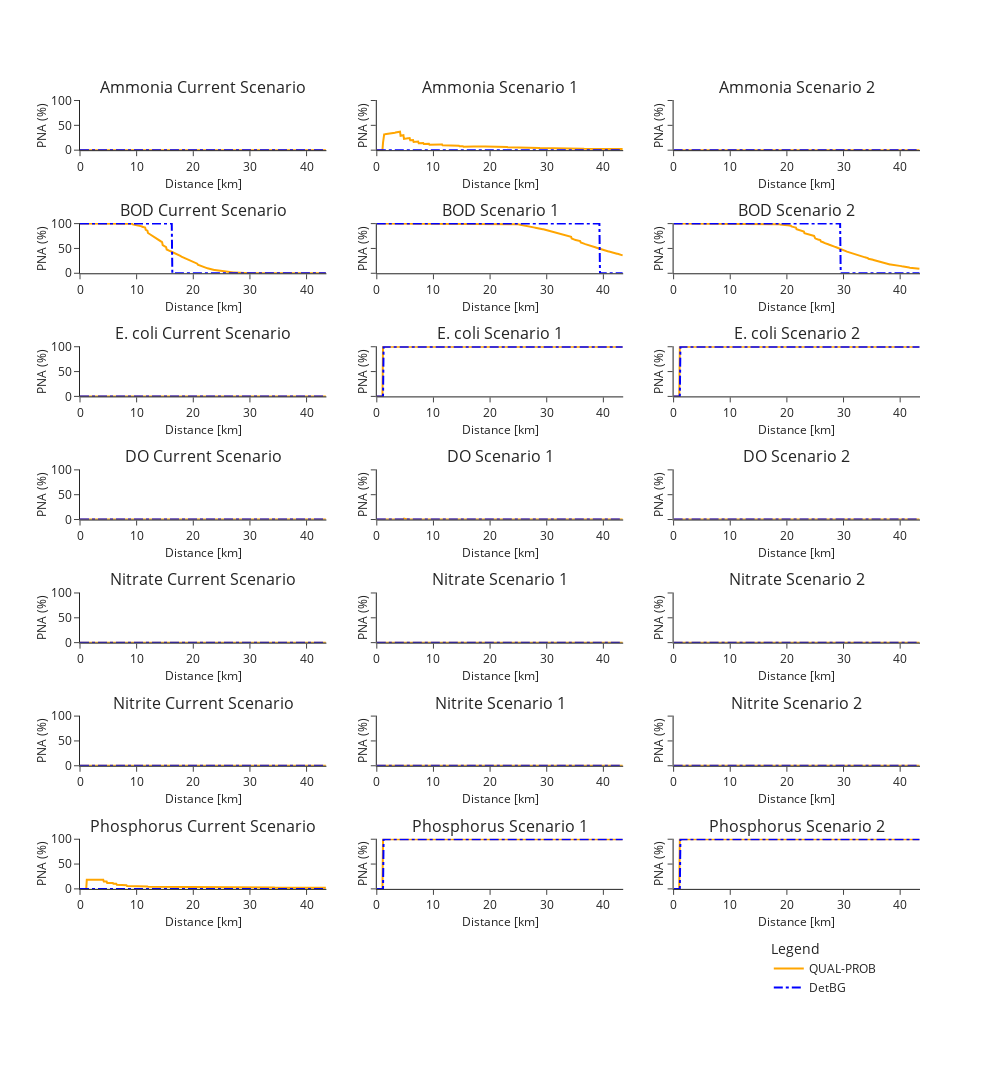

Source (notebook cell):
### Markdown cell above
## Accordance for all scenarios

### Code cell
import itertools

names = []
for p in itertools.product(
    parameters_df.index, ["Current Scenario", "Scenario 1", "Scenario 2"]
):
    names.append(f"{p[0]} {p[1]}")

fig = make_subplots(
    rows=8,
    cols=3,
    subplot_titles=names,
    shared_xaxes=False,
    shared_yaxes=True,
    vertical_spacing=0.08,
    horizontal_spacing=0.06,
)

x_vals = len(dfs[0][0]) / 10  # in km
limits = parameters_df["limit"]

xaxis_layout = dict(
    title=dict(text="Distance [km]", standoff=0.5, font=dict(size=12)),
    dtick=10,
    range=(0, x_vals),
)
yaxis_layout = dict(
    title=dict(text="PNA (%)", standoff=0.5, font=dict(size=12)), range=(0, 101)
)

layout = dict(
    width=1000,
    height=1400,
    showlegend=True,
    legend=dict(title="Legend", yanchor="bottom", y=0.1, xanchor="left", x=0.52),
)


for s, scenario in enumerate(scenarios):
    for i, param in enumerate(parameters_df["val"].to_list()):
        g = Grapher(
            parameter=param,
            df=dfs[s][i],
            limit=limits[i],
            df_det=df_dets[s][["x", param]],
        )
        plot_fig = g.plot_accordance().data
        plot_indx = (i + 1, s + 1)
        for trace in plot_fig:
            if i > 0:
                trace["showlegend"] = False
            if s > 0:
                trace["showlegend"] = False
            fig.add_trace(trace, plot_indx[0], plot_indx[1])

for i in range(26):
    axis_num = str(i + 1) if i > 0 else ""
    layout[f"yaxis{axis_num}"] = yaxis_layout
    layout[f"xaxis{axis_num}"] = xaxis_layout

layout = go.Layout(**layout)
fig.update_layout(layout)
fig.layout.template = "simple_white"
fig.update_layout(
    legend=dict(title="Legend", yanchor="bottom", y=0.01, xanchor="left", x=0.82)
)
fig.update_yaxes(rangemode="tozero")
fig.show()
# pyo.plot(fig, filename = path.join(f"images/", str(scenario) + '.html'))
# fig.write_image(path.join(f"images/", str(scenario) + '.png'))

### Figure 1 — Plotly figure (JSON) as saved in the notebook; plotly's stock layout.template omitted (floating-point values rounded to 4 significant figures; data arrays with more than 128 entries replaced by an {"elided": "..."} marker saying what was removed)
{"data": [{"line": {"color": "Orange"}, "mode": "lines", "name": "QUAL-PROB", "type": "scatter", "x": {"elided": "435 float values"}, "xaxis": "x", "y": {"elided": "435 int values"}, "yaxis": "y"}, {"line": {"color": "Blue", "dash": "dashdot"}, "mode": "lines", "name": "DetBG", "type": "scatter", "x": {"elided": "435 float values"}, "xaxis": "x", "y": {"elided": "436 int values"}, "yaxis": "y"}, {"line": {"color": "Orange"}, "mode": "lines", "name": "QUAL-PROB", "showlegend": false, "type": "scatter", "x": {"elided": "435 float values"}, "xaxis": "x4", "y": {"elided": "435 float values"}, "yaxis": "y4"}, {"line": {"color": "Blue", "dash": "dashdot"}, "mode": "lines", "name": "DetBG", "showlegend": false, "type": "scatter", "x": {"elided": "435 float values"}, "xaxis": "x4", "y": {"elided": "436 int values"}, "yaxis": "y4"}, {"line": {"color": "Orange"}, "mode": "lines", "name": "QUAL-PROB", "showlegend": false, "type": "scatter", "x": {"elided": "435 float values"}, "xaxis": "x7", "y": {"elided": "435 int values"}, "yaxis": "y7"}, {"line": {"color": "Blue", "dash": "dashdot"}, "mode": "lines", "name": "DetBG", "showlegend": false, "type": "scatter", "x": {"elided": "435 float values"}, "xaxis": "x7", "y": {"elided": "436 int values"}, "yaxis": "y7"}, {"line": {"color": "Orange"}, "mode": "lines", "name": "QUAL-PROB", "showlegend": false, "type": "scatter", "x": {"elided": "435 float values"}, "xaxis": "x10", "y": {"elided": "435 float values"}, "yaxis": "y10"}, {"line": {"color": "Blue", "dash": "dashdot"}, "mode": "lines", "name": "DetBG", "showlegend": false, "type": "scatter", "x": {"elided": "435 float values"}, "xaxis": "x10", "y": {"elided": "436 int values"}, "yaxis": "y10"}, {"line": {"color": "Orange"}, "mode": "lines", "name": "QUAL-PROB", "showlegend": false, "type": "scatter", "x": {"elided": "435 float values"}, "xaxis": "x13", "y": {"elided": "435 int values"}, "yaxis": "y13"}, {"line": {"color": "Blue", "dash": "dashdot"}, "mode": "lines", "name": "DetBG", "showlegend": false, "type": "scatter", "x": {"elided": "435 float values"}, "xaxis": "x13", "y": {"elided": "436 int values"}, "yaxis": "y13"}, {"line": {"color": "Orange"}, "mode": "lines", "name": "QUAL-PROB", "showlegend": false, "type": "scatter", "x": {"elided": "435 float values"}, "xaxis": "x16", "y": {"elided": "435 int values"}, "yaxis": "y16"}, {"line": {"color": "Blue", "dash": "dashdot"}, "mode": "lines", "name": "DetBG", "showlegend": false, "type": "scatter", "x": {"elided": "435 float values"}, "xaxis": "x16", "y": {"elided": "436 int values"}, "yaxis": "y16"}, {"line": {"color": "Orange"}, "mode": "lines", "name": "QUAL-PROB", "showlegend": false, "type": "scatter", "x": {"elided": "435 float values"}, "xaxis": "x19", "y": {"elided": "435 float values"}, "yaxis": "y19"}, {"line": {"color": "Blue", "dash": "dashdot"}, "mode": "lines", "name": "DetBG", "showlegend": false, "type": "scatter", "x": {"elided": "435 float values"}, "xaxis": "x19", "y": {"elided": "436 int values"}, "yaxis": "y19"}, {"line": {"color": "Orange"}, "mode": "lines", "name": "QUAL-PROB", "showlegend": false, "type": "scatter", "x": {"elided": "435 float values"}, "xaxis": "x2", "y": {"elided": "435 float values"}, "yaxis": "y2"}, {"line": {"color": "Blue", "dash": "dashdot"}, "mode": "lines", "name": "DetBG", "showlegend": false, "type": "scatter", "x": {"elided": "435 float values"}, "xaxis": "x2", "y": {"elided": "436 int values"}, "yaxis": "y2"}, {"line": {"color": "Orange"}, "mode": "lines", "name": "QUAL-PROB", "showlegend": false, "type": "scatter", "x": {"elided": "435 float values"}, "xaxis": "x5", "y": {"elided": "435 float values"}, "yaxis": "y5"}, {"line": {"color": "Blue", "dash": "dashdot"}, "mode": "lines", "name": "DetBG", "showlegend": false, "type": "scatter", "x": {"elided": "435 float values"}, "xaxis": "x5", "y": {"elided": "436 int values"}, "yaxis": "y5"}, {"line": {"color": "Orange"}, "mode": "lines", "name": "QUAL-PROB", "showlegend": false, "type": "scatter", "x": {"elided": "435 float values"}, "xaxis": "x8", "y": {"elided": "435 int values"}, "yaxis": "y8"}, {"line": {"color": "Blue", "dash": "dashdot"}, "mode": "lines", "name": "DetBG", "showlegend": false, "type": "scatter", "x": {"elided": "435 float values"}, "xaxis": "x8", "y": {"elided": "436 int values"}, "yaxis": "y8"}, {"line": {"color": "Orange"}, "mode": "lines", "name": "QUAL-PROB", "showlegend": false, "type": "scatter", "x": {"elided": "435 float values"}, "xaxis": "x11", "y": {"elided": "435 float values"}, "yaxis": "y11"}, {"line": {"color": "Blue", "dash": "dashdot"}, "mode": "lines", "name": "DetBG", "showlegend": false, "type": "scatter", "x": {"elided": "435 float values"}, "xaxis": "x11", "y": {"elided": "436 int values"}, "yaxis": "y11"}, {"line": {"color": "Orange"}, "mode": "lines", "name": "QUAL-PROB", "showlegend": false, "type": "scatter", "x": {"elided": "435 float values"}, "xaxis": "x14", "y": {"elided": "435 int values"}, "yaxis": "y14"}, {"line": {"color": "Blue", "dash": "dashdot"}, "mode": "lines", "name": "DetBG", "showlegend": false, "type": "scatter", "x": {"elided": "435 float values"}, "xaxis": "x14", "y": {"elided": "436 int values"}, "yaxis": "y14"}, {"line": {"color": "Orange"}, "mode": "lines", "name": "QUAL-PROB", "showlegend": false, "type": "scatter", "x": {"elided": "435 float values"}, "xaxis": "x17", "y": {"elided": "435 int values"}, "yaxis": "y17"}, {"line": {"color": "Blue", "dash": "dashdot"}, "mode": "lines", "name": "DetBG", "showlegend": false, "type": "scatter", "x": {"elided": "435 float values"}, "xaxis": "x17", "y": {"elided": "436 int values"}, "yaxis": "y17"}, {"line": {"color": "Orange"}, "mode": "lines", "name": "QUAL-PROB", "showlegend": false, "type": "scatter", "x": {"elided": "435 float values"}, "xaxis": "x20", "y": {"elided": "435 int values"}, "yaxis": "y20"}, {"line": {"color": "Blue", "dash": "dashdot"}, "mode": "lines", "name": "DetBG", "showlegend": false, "type": "scatter", "x": {"elided": "435 float values"}, "xaxis": "x20", "y": {"elided": "436 int values"}, "yaxis": "y20"}, {"line": {"color": "Orange"}, "mode": "lines", "name": "QUAL-PROB", "showlegend": false, "type": "scatter", "x": {"elided": "435 float values"}, "xaxis": "x3", "y": {"elided": "435 float values"}, "yaxis": "y3"}, {"line": {"color": "Blue", "dash": "dashdot"}, "mode": "lines", "name": "DetBG", "showlegend": false, "type": "scatter", "x": {"elided": "435 float values"}, "xaxis": "x3", "y": {"elided": "436 int values"}, "yaxis": "y3"}, {"line": {"color": "Orange"}, "mode": "lines", "name": "QUAL-PROB", "showlegend": false, "type": "scatter", "x": {"elided": "435 float values"}, "xaxis": "x6", "y": {"elided": "435 float values"}, "yaxis": "y6"}, {"line": {"color": "Blue", "dash": "dashdot"}, "mode": "lines", "name": "DetBG", "showlegend": false, "type": "scatter", "x": {"elided": "435 float values"}, "xaxis": "x6", "y": {"elided": "436 int values"}, "yaxis": "y6"}, {"line": {"color": "Orange"}, "mode": "lines", "name": "QUAL-PROB", "showlegend": false, "type": "scatter", "x": {"elided": "435 float values"}, "xaxis": "x9", "y": {"elided": "435 int values"}, "yaxis": "y9"}, {"line": {"color": "Blue", "dash": "dashdot"}, "mode": "lines", "name": "DetBG", "showlegend": false, "type": "scatter", "x": {"elided": "435 float values"}, "xaxis": "x9", "y": {"elided": "436 int values"}, "yaxis": "y9"}, {"line": {"color": "Orange"}, "mode": "lines", "name": "QUAL-PROB", "showlegend": false, "type": "scatter", "x": {"elided": "435 float values"}, "xaxis": "x12", "y": {"elided": "435 int values"}, "yaxis": "y12"}, {"line": {"color": "Blue", "dash": "dashdot"}, "mode": "lines", "name": "DetBG", "showlegend": false, "type": "scatter", "x": {"elided": "435 float values"}, "xaxis": "x12", "y": {"elided": "436 int values"}, "yaxis": "y12"}, {"line": {"color": "Orange"}, "mode": "lines", "name": "QUAL-PROB", "showlegend": false, "type": "scatter", "x": {"elided": "435 float values"}, "xaxis": "x15", "y": {"elided": "435 int values"}, "yaxis": "y15"}, {"line": {"color": "Blue", "dash": "dashdot"}, "mode": "lines", "name": "DetBG", "showlegend": false, "type": "scatter", "x": {"elided": "435 float values"}, "xaxis": "x15", "y": {"elided": "436 int values"}, "yaxis": "y15"}, {"line": {"color": "Orange"}, "mode": "lines", "name": "QUAL-PROB", "showlegend": false, "type": "scatter", "x": {"elided": "435 float values"}, "xaxis": "x18", "y": {"elided": "435 int values"}, "yaxis": "y18"}, {"line": {"color": "Blue", "dash": "dashdot"}, "mode": "lines", "name": "DetBG", "showlegend": false, "type": "scatter", "x": {"elided": "435 float values"}, "xaxis": "x18", "y": {"elided": "436 int values"}, "yaxis": "y18"}, {"line": {"color": "Orange"}, "mode": "lines", "name": "QUAL-PROB", "showlegend": false, "type": "scatter", "x": {"elided": "435 float values"}, "xaxis": "x21", "y": {"elided": "435 int values"}, "yaxis": "y21"}, {"line": {"color": "Blue", "dash": "dashdot"}, "mode": "lines", "name": "DetBG", "showlegend": false, "type": "scatter", "x": {"elided": "435 float values"}, "xaxis": "x21", "y": {"elided": "436 int values"}, "yaxis": "y21"}], "layout": {"annotations": [{"font": {"size": 16}, "showarrow": false, "text": "Ammonia Current Scenario", "x": 0.1467, "xanchor": "center", "xref": "paper", "y": 1, "yanchor": "bottom", "yref": "paper"}, {"font": {"size": 16}, "showarrow": false, "text": "Ammonia Scenario 1", "x": 0.5, "xanchor": "center", "xref": "paper", "y": 1, "yanchor": "bottom", "yref": "paper"}, {"font": {"size": 16}, "showarrow": false, "text": "Ammonia Scenario 2", "x": 0.8533, "xanchor": "center", "xref": "paper", "y": 1, "yanchor": "bottom", "yref": "paper"}, {"font": {"size": 16}, "showarrow": false, "text": "BOD Current Scenario", "x": 0.1467, "xanchor": "center", "xref": "paper", "y": 0.865, "yanchor": "bottom", "yref": "paper"}, {"font": {"size": 16}, "showarrow": false, "text": "BOD Scenario 1", "x": 0.5, "xanchor": "center", "xref": "paper", "y": 0.865, "yanchor": "bottom", "yref": "paper"}, {"font": {"size": 16}, "showarrow": false, "text": "BOD Scenario 2", "x": 0.8533, "xanchor": "center", "xref": "paper", "y": 0.865, "yanchor": "bottom", "yref": "paper"}, {"font": {"size": 16}, "showarrow": false, "text": "E. coli Current Scenario", "x": 0.1467, "xanchor": "center", "xref": "paper", "y": 0.73, "yanchor": "bottom", "yref": "paper"}, {"font": {"size": 16}, "showarrow": false, "text": "E. coli Scenario 1", "x": 0.5, "xanchor": "center", "xref": "paper", "y": 0.73, "yanchor": "bottom", "yref": "paper"}, {"font": {"size": 16}, "showarrow": false, "text": "E. coli Scenario 2", "x": 0.8533, "xanchor": "center", "xref": "paper", "y": 0.73, "yanchor": "bottom", "yref": "paper"}, {"font": {"size": 16}, "showarrow": false, "text": "DO Current Scenario", "x": 0.1467, "xanchor": "center", "xref": "paper", "y": 0.595, "yanchor": "bottom", "yref": "paper"}, {"font": {"size": 16}, "showarrow": false, "text": "DO Scenario 1", "x": 0.5, "xanchor": "center", "xref": "paper", "y": 0.595, "yanchor": "bottom", "yref": "paper"}, {"font": {"size": 16}, "showarrow": false, "text": "DO Scenario 2", "x": 0.8533, "xanchor": "center", "xref": "paper", "y": 0.595, "yanchor": "bottom", "yref": "paper"}, {"font": {"size": 16}, "showarrow": false, "text": "Nitrate Current Scenario", "x": 0.1467, "xanchor": "center", "xref": "paper", "y": 0.46, "yanchor": "bottom", "yref": "paper"}, {"font": {"size": 16}, "showarrow": false, "text": "Nitrate Scenario 1", "x": 0.5, "xanchor": "center", "xref": "paper", "y": 0.46, "yanchor": "bottom", "yref": "paper"}, {"font": {"size": 16}, "showarrow": false, "text": "Nitrate Scenario 2", "x": 0.8533, "xanchor": "center", "xref": "paper", "y": 0.46, "yanchor": "bottom", "yref": "paper"}, {"font": {"size": 16}, "showarrow": false, "text": "Nitrite Current Scenario", "x": 0.1467, "xanchor": "center", "xref": "paper", "y": 0.325, "yanchor": "bottom", "yref": "paper"}, {"font": {"size": 16}, "showarrow": false, "text": "Nitrite Scenario 1", "x": 0.5, "xanchor": "center", "xref": "paper", "y": 0.325, "yanchor": "bottom", "yref": "paper"}, {"font": {"size": 16}, "showarrow": false, "text": "Nitrite Scenario 2", "x": 0.8533, "xanchor": "center", "xref": "paper", "y": 0.325, "yanchor": "bottom", "yref": "paper"}, {"font": {"size": 16}, "showarrow": false, "text": "Phosphorus Current Scenario", "x": 0.1467, "xanchor": "center", "xref": "paper", "y": 0.19, "yanchor": "bottom", "yref": "paper"}, {"font": {"size": 16}, "showarrow": false, "text": "Phosphorus Scenario 1", "x": 0.5, "xanchor": "center", "xref": "paper", "y": 0.19, "yanchor": "bottom", "yref": "paper"}, {"font": {"size": 16}, "showarrow": false, "text": "Phosphorus Scenario 2", "x": 0.8533, "xanchor": "center", "xref": "paper", "y": 0.19, "yanchor": "bottom", "yref": "paper"}], "height": 1400, "legend": {"title": {"text": "Legend"}, "x": 0.82, "xanchor": "left", "y": 0.01, "yanchor": "bottom"}, "showlegend": true, "width": 1000, "xaxis": {"anchor": "y", "domain": [0, 0.2933], "dtick": 10, "range": [0, 43.5], "title": {"font": {"size": 12}, "standoff": 0.5, "text": "Distance [km]"}}, "xaxis10": {"anchor": "y10", "domain": [0, 0.2933], "dtick": 10, "range": [0, 43.5], "title": {"font": {"size": 12}, "standoff": 0.5, "text": "Distance [km]"}}, "xaxis11": {"anchor": "y11", "domain": [0.3533, 0.6467], "dtick": 10, "range": [0, 43.5], "title": {"font": {"size": 12}, "standoff": 0.5, "text": "Distance [km]"}}, "xaxis12": {"anchor": "y12", "domain": [0.7067, 1], "dtick": 10, "range": [0, 43.5], "title": {"font": {"size": 12}, "standoff": 0.5, "text": "Distance [km]"}}, "xaxis13": {"anchor": "y13", "domain": [0, 0.2933], "dtick": 10, "range": [0, 43.5], "title": {"font": {"size": 12}, "standoff": 0.5, "text": "Distance [km]"}}, "xaxis14": {"anchor": "y14", "domain": [0.3533, 0.6467], "dtick": 10, "range": [0, 43.5], "title": {"font": {"size": 12}, "standoff": 0.5, "text": "Distance [km]"}}, "xaxis15": {"anchor": "y15", "domain": [0.7067, 1], "dtick": 10, "range": [0, 43.5], "title": {"font": {"size": 12}, "standoff": 0.5, "text": "Distance [km]"}}, "xaxis16": {"anchor": "y16", "domain": [0, 0.2933], "dtick": 10, "range": [0, 43.5], "title": {"font": {"size": 12}, "standoff": 0.5, "text": "Distance [km]"}}, "xaxis17": {"anchor": "y17", "domain": [0.3533, 0.6467], "dtick": 10, "range": [0, 43.5], "title": {"font": {"size": 12}, "standoff": 0.5, "text": "Distance [km]"}}, "xaxis18": {"anchor": "y18", "domain": [0.7067, 1], "dtick": 10, "range": [0, 43.5], "title": {"font": {"size": 12}, "standoff": 0.5, "text": "Distance [km]"}}, "xaxis19": {"anchor": "y19", "domain": [0, 0.2933], "dtick": 10, "range": [0, 43.5], "title": {"font": {"size": 12}, "standoff": 0.5, "text": "Distance [km]"}}, "xaxis2": {"anchor": "y2", "domain": [0.3533, 0.6467], "dtick": 10, "range": [0, 43.5], "title": {"font": {"size": 12}, "standoff": 0.5, "text": "Distance [km]"}}, "xaxis20": {"anchor": "y20", "domain": [0.3533, 0.6467], "dtick": 10, "range": [0, 43.5], "title": {"font": {"size": 12}, "standoff": 0.5, "text": "Distance [km]"}}, "xaxis21": {"anchor": "y21", "domain": [0.7067, 1], "dtick": 10, "range": [0, 43.5], "title": {"font": {"size": 12}, "standoff": 0.5, "text": "Distance [km]"}}, "xaxis22": {"anchor": "y22", "domain": [0, 0.2933], "dtick": 10, "range": [0, 43.5], "title": {"font": {"size": 12}, "standoff": 0.5, "text": "Distance [km]"}}, "xaxis23": {"anchor": "y23", "domain": [0.3533, 0.6467], "dtick": 10, "range": [0, 43.5], "title": {"font": {"size": 12}, "standoff": 0.5, "text": "Distance [km]"}}, "xaxis24": {"anchor": "y24", "domain": [0.7067, 1], "dtick": 10, "range": [0, 43.5], "title": {"font": {"size": 12}, "standoff": 0.5, "text": "Distance [km]"}}, "xaxis25": {"dtick": 10, "range": [0, 43.5], "title": {"font": {"size": 12}, "standoff": 0.5, "text": "Distance [km]"}}, "xaxis26": {"dtick": 10, "range": [0, 43.5], "title": {"font": {"size": 12}, "standoff": 0.5, "text": "Distance [km]"}}, "xaxis3": {"anchor": "y3", "domain": [0.7067, 1], "dtick": 10, "range": [0, 43.5], "title": {"font": {"size": 12}, "standoff": 0.5, "text": "Distance [km]"}}, "xaxis4": {"anchor": "y4", "domain": [0, 0.2933], "dtick": 10, "range": [0, 43.5], "title": {"font": {"size": 12}, "standoff": 0.5, "text": "Distance [km]"}}, "xaxis5": {"anchor": "y5", "domain": [0.3533, 0.6467], "dtick": 10, "range": [0, 43.5], "title": {"font": {"size": 12}, "standoff": 0.5, "text": "Distance [km]"}}, "xaxis6": {"anchor": "y6", "domain": [0.7067, 1], "dtick": 10, "range": [0, 43.5], "title": {"font": {"size": 12}, "standoff": 0.5, "text": "Distance [km]"}}, "xaxis7": {"anchor": "y7", "domain": [0, 0.2933], "dtick": 10, "range": [0, 43.5], "title": {"font": {"size": 12}, "standoff": 0.5, "text": "Distance [km]"}}, "xaxis8": {"anchor": "y8", "domain": [0.3533, 0.6467], "dtick": 10, "range": [0, 43.5], "title": {"font": {"size": 12}, "standoff": 0.5, "text": "Distance [km]"}}, "xaxis9": {"anchor": "y9", "domain": [0.7067, 1], "dtick": 10, "range": [0, 43.5], "title": {"font": {"size": 12}, "standoff": 0.5, "text": "Distance [km]"}}, "yaxis": {"anchor": "x", "domain": [0.945, 1], "range": [0, 101], "rangemode": "tozero", "title": {"font": {"size": 12}, "standoff": 0.5, "text": "PNA (%)"}}, "yaxis10": {"anchor": "x10", "domain": [0.54, 0.595], "range": [0, 101], "rangemode": "tozero", "title": {"font": {"size": 12}, "standoff": 0.5, "text": "PNA (%)"}}, "yaxis11": {"anchor": "x11", "domain": [0.54, 0.595], "matches": "y10", "range": [0, 101], "rangemode": "tozero", "showticklabels": false, "title": {"font": {"size": 12}, "standoff": 0.5, "text": "PNA (%)"}}, "yaxis12": {"anchor": "x12", "domain": [0.54, 0.595], "matches": "y10", "range": [0, 101], "rangemode": "tozero", "showticklabels": false, "title": {"font": {"size": 12}, "standoff": 0.5, "text": "PNA (%)"}}, "yaxis13": {"anchor": "x13", "domain": [0.405, 0.46], "range": [0, 101], "rangemode": "tozero", "title": {"font": {"size": 12}, "standoff": 0.5, "text": "PNA (%)"}}, "yaxis14": {"anchor": "x14", "domain": [0.405, 0.46], "matches": "y13", "range": [0, 101], "rangemode": "tozero", "showticklabels": false, "title": {"font": {"size": 12}, "standoff": 0.5, "text": "PNA (%)"}}, "yaxis15": {"anchor": "x15", "domain": [0.405, 0.46], "matches": "y13", "range": [0, 101], "rangemode": "tozero", "showticklabels": false, "title": {"font": {"size": 12}, "standoff": 0.5, "text": "PNA (%)"}}, "yaxis16": {"anchor": "x16", "domain": [0.27, 0.325], "range": [0, 101], "rangemode": "tozero", "title": {"font": {"size": 12}, "standoff": 0.5, "text": "PNA (%)"}}, "yaxis17": {"anchor": "x17", "domain": [0.27, 0.325], "matches": "y16", "range": [0, 101], "rangemode": "tozero", "showticklabels": false, "title": {"font": {"size": 12}, "standoff": 0.5, "text": "PNA (%)"}}, "yaxis18": {"anchor": "x18", "domain": [0.27, 0.325], "matches": "y16", "range": [0, 101], "rangemode": "tozero", "showticklabels": false, "title": {"font": {"size": 12}, "standoff": 0.5, "text": "PNA (%)"}}, "yaxis19": {"anchor": "x19", "domain": [0.135, 0.19], "range": [0, 101], "rangemode": "tozero", "title": {"font": {"size": 12}, "standoff": 0.5, "text": "PNA (%)"}}, "yaxis2": {"anchor": "x2", "domain": [0.945, 1], "matches": "y", "range": [0, 101], "rangemode": "tozero", "showticklabels": false, "title": {"font": {"size": 12}, "standoff": 0.5, "text": "PNA (%)"}}, "yaxis20": {"anchor": "x20", "domain": [0.135, 0.19], "matches": "y19", "range": [0, 101], "rangemode": "tozero", "showticklabels": false, "title": {"font": {"size": 12}, "standoff": 0.5, "text": "PNA (%)"}}, "yaxis21": {"anchor": "x21", "domain": [0.135, 0.19], "matches": "y19", "range": [0, 101], "rangemode": "tozero", "showticklabels": false, "title": {"font": {"size": 12}, "standoff": 0.5, "text": "PNA (%)"}}, "yaxis22": {"anchor": "x22", "domain": [0, 0.055], "range": [0, 101], "rangemode": "tozero", "title": {"font": {"size": 12}, "standoff": 0.5, "text": "PNA (%)"}}, "yaxis23": {"anchor": "x23", "domain": [0, 0.055], "matches": "y22", "range": [0, 101], "rangemode": "tozero", "showticklabels": false, "title": {"font": {"size": 12}, "standoff": 0.5, "text": "PNA (%)"}}, "yaxis24": {"anchor": "x24", "domain": [0, 0.055], "matches": "y22", "range": [0, 101], "rangemode": "tozero", "showticklabels": false, "title": {"font": {"size": 12}, "standoff": 0.5, "text": "PNA (%)"}}, "yaxis25": {"range": [0, 101], "rangemode": "tozero", "title": {"font": {"size": 12}, "standoff": 0.5, "text": "PNA (%)"}}, "yaxis26": {"range": [0, 101], "rangemode": "tozero", "title": {"font": {"size": 12}, "standoff": 0.5, "text": "PNA (%)"}}, "yaxis3": {"anchor": "x3", "domain": [0.945, 1], "matches": "y", "range": [0, 101], "rangemode": "tozero", "showticklabels": false, "title": {"font": {"size": 12}, "standoff": 0.5, "text": "PNA (%)"}}, "yaxis4": {"anchor": "x4", "domain": [0.81, 0.865], "range": [0, 101], "rangemode": "tozero", "title": {"font": {"size": 12}, "standoff": 0.5, "text": "PNA (%)"}}, "yaxis5": {"anchor": "x5", "domain": [0.81, 0.865], "matches": "y4", "range": [0, 101], "rangemode": "tozero", "showticklabels": false, "title": {"font": {"size": 12}, "standoff": 0.5, "text": "PNA (%)"}}, "yaxis6": {"anchor": "x6", "domain": [0.81, 0.865], "matches": "y4", "range": [0, 101], "rangemode": "tozero", "showticklabels": false, "title": {"font": {"size": 12}, "standoff": 0.5, "text": "PNA (%)"}}, "yaxis7": {"anchor": "x7", "domain": [0.675, 0.73], "range": [0, 101], "rangemode": "tozero", "title": {"font": {"size": 12}, "standoff": 0.5, "text": "PNA (%)"}}, "yaxis8": {"anchor": "x8", "domain": [0.675, 0.73], "matches": "y7", "range": [0, 101], "rangemode": "tozero", "showticklabels": false, "title": {"font": {"size": 12}, "standoff": 0.5, "text": "PNA (%)"}}, "yaxis9": {"anchor": "x9", "domain": [0.675, 0.73], "matches": "y7", "range": [0, 101], "rangemode": "tozero", "showticklabels": false, "title": {"font": {"size": 12}, "standoff": 0.5, "text": "PNA (%)"}}}}
